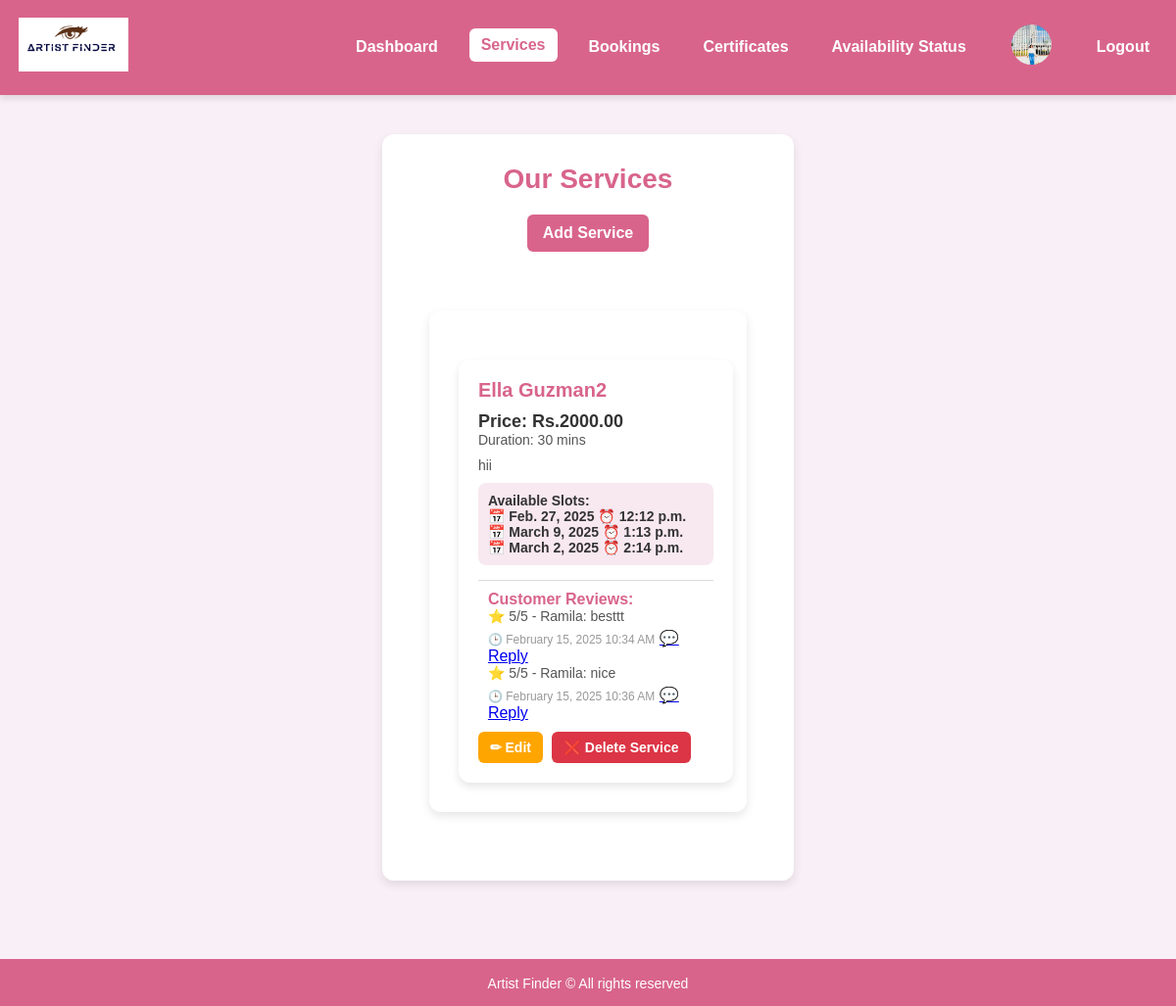
The app's page /services/ (signed in), older data.
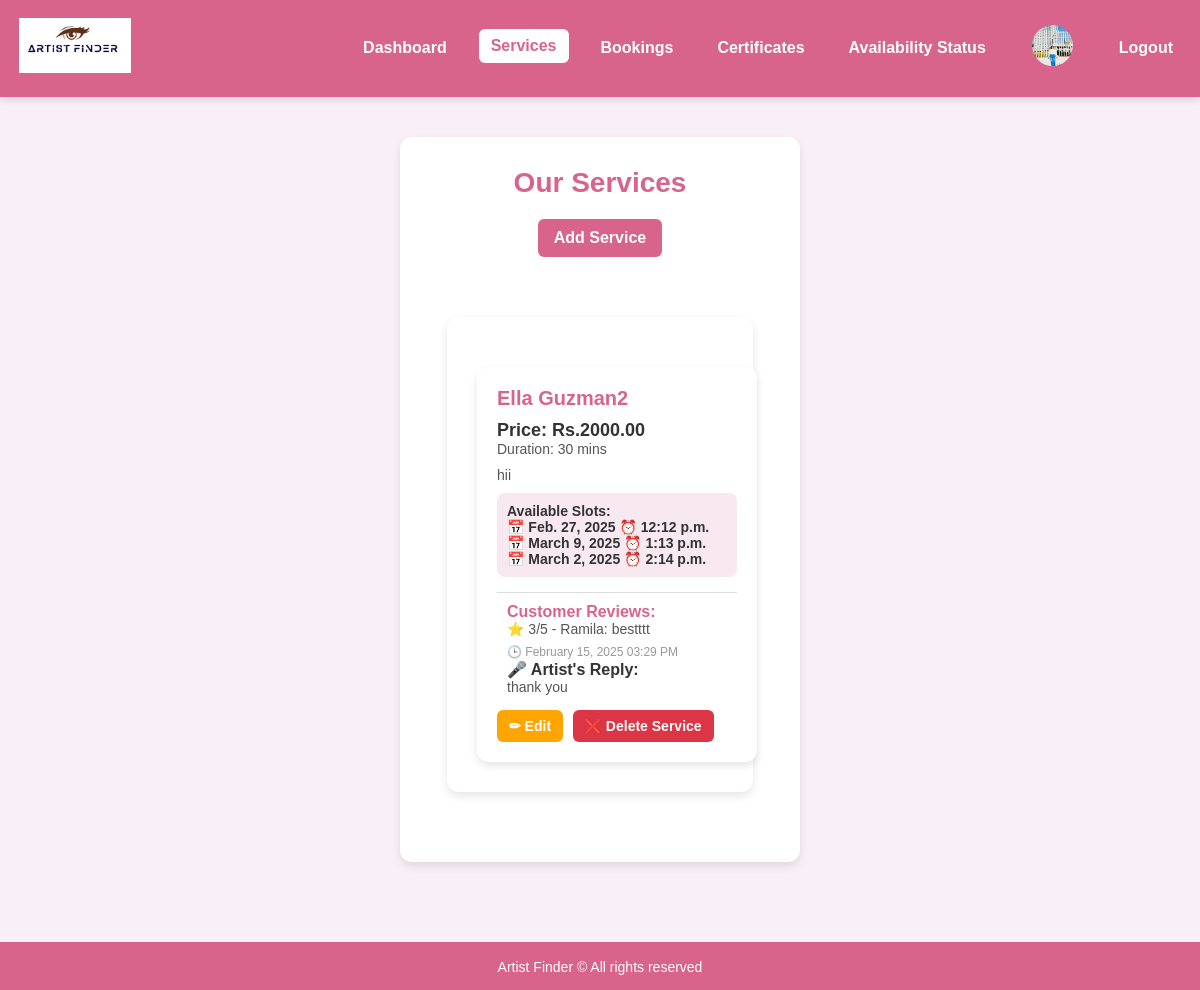
The same page, newer data.
### accounts/models.py (models this page shows, shortened)
class Service(models.Model):
    artist = models.ForeignKey(User, related_name='services', on_delete=models.CASCADE)
    service_name = models.CharField(max_length=255)
    price = models.DecimalField(max_digits=10, decimal_places=2)
    duration = models.CharField(max_length=50, default="30 mins")
    description = models.TextField(blank=True, null=True)
    created_at = models.DateTimeField(auto_now_add=True)

class ServiceAvailability(models.Model):
    service = models.ForeignKey(Service, on_delete=models.CASCADE, related_name="availability")
    available_date = models.DateField()
    available_time = models.TimeField()
    is_booked = models.BooleanField(default=False)  # ✅ Ensure this field exists
    class Meta:
        unique_together = ('service', 'available_date', 'available_time')  # Prevent duplicate entries

class Review(models.Model):
    artist = models.ForeignKey(User, on_delete=models.CASCADE, related_name="artist_reviews")  # ✅ Link to artist
    service = models.ForeignKey(Service, on_delete=models.CASCADE, related_name="service_reviews", null=True, blank=True)  # ✅ Allow NULL
    user = models.ForeignKey(User, on_delete=models.CASCADE, related_name="user_reviews")
    rating = models.IntegerField(choices=[(i, i) for i in range(1, 6)], default=5)
    comment = models.TextField()
    is_anonymous = models.BooleanField(default=False)  # ✅ New: Anonymous Option
    created_at = models.DateTimeField(auto_now_add=True)
    artist_reply = models.TextField(blank=True, null=True)  # ✅ Artist reply field

class User(AbstractUser):
    username = None  # ✅ Remove username field completely
    email = models.EmailField(unique=True)  # Email as the unique identifier
    phone = models.CharField(max_length=15, unique=True)
    password = models.CharField(max_length=100)
    profile_image = models.ImageField(upload_to="profile_images/", null=True, blank=True)
    is_verified = models.BooleanField(default=False)
    is_artist = models.BooleanField(default=False)
    otp = models.CharField(max_length=6, blank=True, null=True)  # ✅ Stores OTP
    city = models.CharField(max_length=100, null=True, blank=True)
    works_at = models.CharField(max_length=255, null=True, blank=True)
    experience_years = models.IntegerField(default=0, null=True, blank=True)
    training_certificate = models.FileField(upload_to="certificates/", null=True, blank=True)
    is_available = models.BooleanField(default=True)
    USERNAME_FIELD = "email"  # ✅ Login using email instead of username
    REQUIRED_FIELDS = []  # ✅ Don't require username
    objects = CustomUserManager()  # ✅ Use custom manager

### accounts/views.py (the view)
# urls.py: path('services/', views.services, name='services'),
@login_required(login_url='artist_login')
def services(request):
    artist_services = Service.objects.filter(artist=request.user).prefetch_related('service_reviews')  # ✅ Load reviews efficiently
    return render(request, 'accounts/services.html', {'services': artist_services})

### accounts/templates/accounts/services.html (shortened to what the changed rows need)
{% load static %}
<!DOCTYPE html>
<html lang="en">
<head>
    <link rel="stylesheet" href="{% static 'css/artist_dashboard.css' %}">
    <link rel="stylesheet" href="{% static 'css/services.css' %}">
</head>
<body>
    <section class="services-container text-center mt-10">
        <h1 class="text-3xl font-bold text-gray-800">Our Services</h1>
        <div class="services-container">
            <div class="grid">
                {% for service in services %}
                <div class="service-card">
                    <h3>{{ service.service_name }}</h3>
                    <p class="price">Price: Rs.{{ service.price }}</p>
                    <p class="description">Duration: {{ service.duration }}</p>
                    <p class="description">{{ service.description }}</p>
                    <p class="availability">
                        <strong>Available Slots:</strong>
                        {% for slot in service.availability.all %}
                            <br> 📅 {{ slot.available_date }} ⏰ {{ slot.available_time }}
                        {% empty %}
                            <br> No availability set yet.
                        {% endfor %}
                    </p>
                    <div class="reviews-section">
                        <h4>Customer Reviews:</h4>
                        {% for review in service.service_reviews.all %}
                            <p>⭐ {{ review.rating }}/5 - {{ review.user.first_name }}: {{ review.comment }}</p>
                            <small>🕒 {{ review.created_at|date:"F d, Y h:i A" }}</small>
                            {% if review.artist_reply %}
                                <div class="artist-reply">
                                    <strong>🎤 Artist's Reply:</strong>
                                    <p>{{ review.artist_reply }}</p>
                                </div>
                            {% elif request.user == review.artist %}
                                <a href="{% url 'reply_to_review' review.id %}" class="reply-btn">💬 Reply</a>
                            {% endif %}
                        {% empty %}
                            <p>No reviews yet for this service.</p>
                        {% endfor %}
                    </div>
                    <a href="{% url 'edit_service' service.id %}" class="edit-btn">✏ Edit</a>
                    <form id="delete-service-{{ service.id }}" action="{% url 'delete_service' service.id %}" method="POST" style="display:inline;">
                        <button type="button" class="delete-btn" onclick="confirmDeleteService('{{ service.id }}')">❌ Delete Service</button>
                    </form>
                </div>
                {% empty %}
                <p class="no-services">No services available yet.</p>
                {% endfor %}
            </div>
        </div>
    </section>
</body>
</html>

Row changes from the older to the newer data that the page shows:
removed Review: rating "5", user.first_name "Ramila", comment "besttt", created_at "February 15, 2025 10:34 AM", shows "💬 Reply"
removed Review: rating "5", user.first_name "Ramila", comment "nice", created_at "February 15, 2025 10:36 AM", shows "💬 Reply"
added Review: rating "3", user.first_name "Ramila", comment "bestttt", created_at "February 15, 2025 03:29 PM", artist_reply "thank you"
